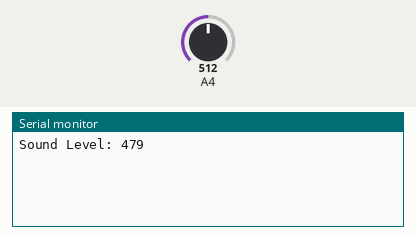
Simulated run of this sketch. Board: Arduino Mega 2560, built with avr-gcc and run on an emulated ATmega2560. Shown: the last lines printed to the serial monitor. Inputs (shaded band) come from the test bench; at power-on: A4 = 512.

Above: at 1.2 s.
1.3 s: A4 set to 716
At 2.6 s:
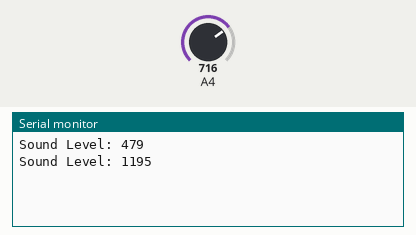
2.8 s: A4 set to 900
At 4.8 s:
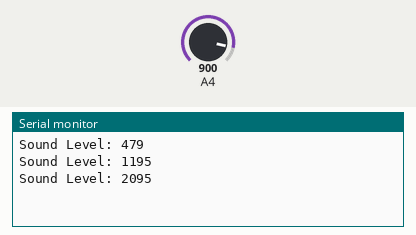
Timing chart, 0 to 6.3 s (numbered marks = the images above; inputs shaded):
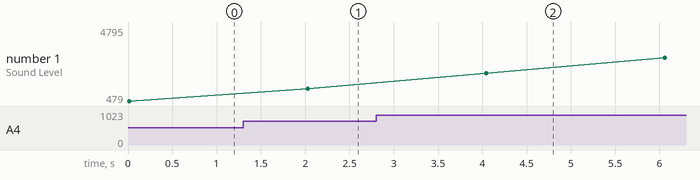

Measured:
- after the input at 1.3 s, the serial monitor: prints a new line after 0.73 s (image 1)
- after the input at 2.8 s, the serial monitor: prints a new line after 1.2 s (image 2)
- plotted number 1: 479 → 1195 after the input at 1.3 s, 1195 → 4795 after the input at 2.8 s

The sketch:

Noisedb.ino
```cpp
int num_Measure = 128 ; // Set the number of measurements
int pinSignal = 36; // pin connected to pin O module sound sensor

long Sound_signal;    // Store the value read Sound Sensor
long sum = 0 ; // Store the total value of n measurements
long level = 0 ; // Store the average value
int soundlow = 40;
int soundmedium = 500;

void setup ()
{
  pinMode (pinSignal, INPUT); // Set the signal pin as input
  Serial.begin (115200);

}

void loop ()
{
  // Performs 128 signal readings
  for ( int i = 0 ; i <num_Measure; i ++)
  {
   Sound_signal = analogRead (pinSignal);
    sum =sum + Sound_signal;
  }

  level = sum / num_Measure; // Calculate the average value
  Serial.print("Sound Level: ");

  Serial.println (level-33);

  delay(2000);
}
```
